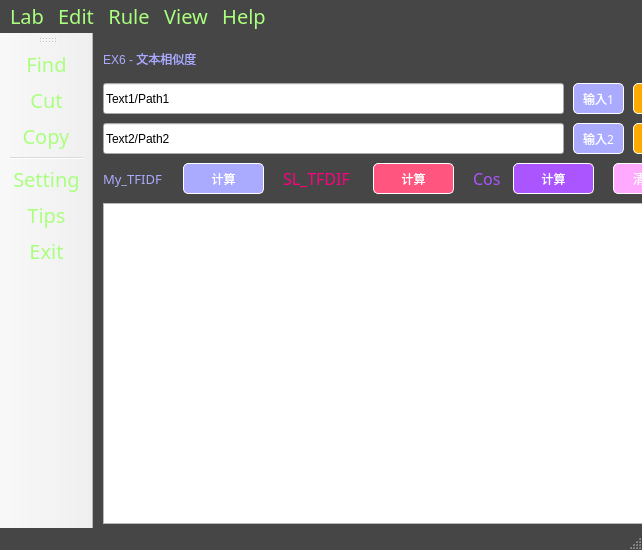
<?xml version="1.0" encoding="UTF-8"?>
<ui version="4.0">
 <class>MainWindow</class>
 <widget class="QMainWindow" name="MainWindow">
  <property name="geometry">
   <rect>
    <x>0</x>
    <y>0</y>
    <width>642</width>
    <height>550</height>
   </rect>
  </property>
  <property name="windowTitle">
   <string>MainWindow</string>
  </property>
  <property name="styleSheet">
   <string notr="true">QMainWindow{
	background-color: rgb(70, 70, 70); /*背景色*/
}
</string>
  </property>
  <property name="iconSize">
   <size>
    <width>32</width>
    <height>32</height>
   </size>
  </property>
  <widget class="QWidget" name="centralwidget">
   <property name="styleSheet">
    <string notr="true">QCentralwidget{
	background-color: rgb(70, 70, 70); /*背景色*/
}</string>
   </property>
   <widget class="QPushButton" name="pushButton">
    <property name="geometry">
     <rect>
      <x>280</x>
      <y>130</y>
      <width>81</width>
      <height>31</height>
     </rect>
    </property>
    <property name="autoFillBackground">
     <bool>false</bool>
    </property>
    <property name="styleSheet">
     <string notr="true">QPushButton
{
	background-color: rgb(255, 85, 127); /*背景色*/ 
	border-style: outset;    /* 边界内凹 */
	border-width: 1px;     /* 边边界宽度 */
	border-radius: 5px; /* 边界圆滑 */
	font: dengxian 16px;     /* 字体大小 */
	min-width: 2em;
	color: white; /* 字体颜色 */
	
}
/* 鼠标经过改变按钮颜色 */
QPushButton:hover
{
	background-color: rgb(0, 150, 0);
}
</string>
    </property>
    <property name="text">
     <string>计算</string>
    </property>
   </widget>
   <widget class="QLabel" name="label">
    <property name="geometry">
     <rect>
      <x>10</x>
      <y>10</y>
      <width>291</width>
      <height>31</height>
     </rect>
    </property>
    <property name="styleSheet">
     <string notr="true">font: 25 20pt &quot;等线 Light&quot;;
color: rgb(170, 170, 255)</string>
    </property>
    <property name="text">
     <string>EX6 - 文本相似度</string>
    </property>
   </widget>
   <widget class="QPushButton" name="pushButton_2">
    <property name="geometry">
     <rect>
      <x>520</x>
      <y>130</y>
      <width>71</width>
      <height>31</height>
     </rect>
    </property>
    <property name="autoFillBackground">
     <bool>false</bool>
    </property>
    <property name="styleSheet">
     <string notr="true">QPushButton
{
	background-color: rgb(255, 170, 255); /*背景色*/ 
	border-style: outset;    /* 边界内凹 */
	border-width: 1px;     /* 边边界宽度 */
	border-radius: 5px; /* 边界圆滑 */
	font: dengxian 16px;     /* 字体大小 */
	min-width: 2em;
	color: white; /* 字体颜色 */
	
}
/* 鼠标经过改变按钮颜色 */
QPushButton:hover
{
	background-color: rgb(0, 150, 0);
}
</string>
    </property>
    <property name="text">
     <string>清屏1</string>
    </property>
   </widget>
   <widget class="QPushButton" name="pushButton_4">
    <property name="geometry">
     <rect>
      <x>90</x>
      <y>130</y>
      <width>81</width>
      <height>31</height>
     </rect>
    </property>
    <property name="autoFillBackground">
     <bool>false</bool>
    </property>
    <property name="styleSheet">
     <string notr="true">QPushButton
{
	background-color: rgb(170, 170, 255); /*背景色*/ 
	border-style: outset;    /* 边界内凹 */
	border-width: 1px;     /* 边边界宽度 */
	border-radius: 5px; /* 边界圆滑 */
	font: dengxian 16px;     /* 字体大小 */
	min-width: 2em;
	color: white; /* 字体颜色 */
	
}
/* 鼠标经过改变按钮颜色 */
QPushButton:hover
{
	background-color: rgb(0, 150, 0);
}
</string>
    </property>
    <property name="text">
     <string>计算</string>
    </property>
   </widget>
   <widget class="QTextBrowser" name="textBrowser">
    <property name="geometry">
     <rect>
      <x>10</x>
      <y>170</y>
      <width>581</width>
      <height>321</height>
     </rect>
    </property>
    <property name="font">
     <font>
      <family>等线</family>
      <pointsize>12</pointsize>
     </font>
    </property>
    <property name="styleSheet">
     <string notr="true"/>
    </property>
    <property name="html">
     <string>&lt;!DOCTYPE HTML PUBLIC &quot;-//W3C//DTD HTML 4.0//EN&quot; &quot;http://www.w3.org/TR/REC-html40/strict.dtd&quot;&gt;
&lt;html&gt;&lt;head&gt;&lt;meta name=&quot;qrichtext&quot; content=&quot;1&quot; /&gt;&lt;style type=&quot;text/css&quot;&gt;
p, li { white-space: pre-wrap; }
&lt;/style&gt;&lt;/head&gt;&lt;body style=&quot; font-family:'等线'; font-size:12pt; font-weight:400; font-style:normal;&quot;&gt;
&lt;p style=&quot;-qt-paragraph-type:empty; margin-top:0px; margin-bottom:0px; margin-left:0px; margin-right:0px; -qt-block-indent:0; text-indent:0px;&quot;&gt;&lt;br /&gt;&lt;/p&gt;&lt;/body&gt;&lt;/html&gt;</string>
    </property>
   </widget>
   <widget class="QLineEdit" name="lineEdit">
    <property name="geometry">
     <rect>
      <x>10</x>
      <y>50</y>
      <width>461</width>
      <height>31</height>
     </rect>
    </property>
    <property name="text">
     <string>Text1/Path1</string>
    </property>
   </widget>
   <widget class="QLineEdit" name="lineEdit_2">
    <property name="geometry">
     <rect>
      <x>10</x>
      <y>90</y>
      <width>461</width>
      <height>31</height>
     </rect>
    </property>
    <property name="text">
     <string>Text2/Path2</string>
    </property>
   </widget>
   <widget class="QPushButton" name="pushButton_5">
    <property name="geometry">
     <rect>
      <x>540</x>
      <y>50</y>
      <width>51</width>
      <height>31</height>
     </rect>
    </property>
    <property name="autoFillBackground">
     <bool>false</bool>
    </property>
    <property name="styleSheet">
     <string notr="true">QPushButton
{
	background-color: rgb(255, 170, 0); /*背景色*/ 
	border-style: outset;    /* 边界内凹 */
	border-width: 1px;     /* 边边界宽度 */
	border-radius: 5px; /* 边界圆滑 */
	font: dengxian 16px;     /* 字体大小 */
	min-width: 2em;
	color: white; /* 字体颜色 */
	
}
/* 鼠标经过改变按钮颜色 */
QPushButton:hover
{
	background-color: rgb(0, 150, 0);
}
</string>
    </property>
    <property name="text">
     <string>File1</string>
    </property>
   </widget>
   <widget class="QPushButton" name="pushButton_6">
    <property name="geometry">
     <rect>
      <x>540</x>
      <y>90</y>
      <width>51</width>
      <height>31</height>
     </rect>
    </property>
    <property name="autoFillBackground">
     <bool>false</bool>
    </property>
    <property name="styleSheet">
     <string notr="true">QPushButton
{
	background-color: rgb(255, 170, 0); /*背景色*/ 
	border-style: outset;    /* 边界内凹 */
	border-width: 1px;     /* 边边界宽度 */
	border-radius: 5px; /* 边界圆滑 */
	font: dengxian 16px;     /* 字体大小 */
	min-width: 2em;
	color: white; /* 字体颜色 */
	
}
/* 鼠标经过改变按钮颜色 */
QPushButton:hover
{
	background-color: rgb(0, 150, 0);
}
</string>
    </property>
    <property name="text">
     <string>File2</string>
    </property>
   </widget>
   <widget class="QLabel" name="label_4">
    <property name="geometry">
     <rect>
      <x>190</x>
      <y>130</y>
      <width>91</width>
      <height>31</height>
     </rect>
    </property>
    <property name="font">
     <font>
      <family>等线</family>
      <pointsize>12</pointsize>
      <weight>50</weight>
      <italic>false</italic>
      <bold>false</bold>
     </font>
    </property>
    <property name="styleSheet">
     <string notr="true">font: 12pt &quot;等线&quot;;
color: rgb(255, 0, 127)</string>
    </property>
    <property name="text">
     <string>SL_TFDIF</string>
    </property>
   </widget>
   <widget class="QLabel" name="label_5">
    <property name="geometry">
     <rect>
      <x>380</x>
      <y>130</y>
      <width>51</width>
      <height>31</height>
     </rect>
    </property>
    <property name="font">
     <font>
      <family>等线</family>
      <pointsize>12</pointsize>
      <weight>50</weight>
      <italic>false</italic>
      <bold>false</bold>
     </font>
    </property>
    <property name="styleSheet">
     <string notr="true">font: 12pt &quot;等线&quot;;
color: rgb(170, 85, 255)</string>
    </property>
    <property name="text">
     <string>Cos</string>
    </property>
   </widget>
   <widget class="QPushButton" name="pushButton_7">
    <property name="geometry">
     <rect>
      <x>420</x>
      <y>130</y>
      <width>81</width>
      <height>31</height>
     </rect>
    </property>
    <property name="autoFillBackground">
     <bool>false</bool>
    </property>
    <property name="styleSheet">
     <string notr="true">QPushButton
{
	background-color: rgb(170, 85, 255); /*背景色*/ 
	border-style: outset;    /* 边界内凹 */
	border-width: 1px;     /* 边边界宽度 */
	border-radius: 5px; /* 边界圆滑 */
	font: dengxian 16px;     /* 字体大小 */
	min-width: 2em;
	color: white; /* 字体颜色 */
	
}
/* 鼠标经过改变按钮颜色 */
QPushButton:hover
{
	background-color: rgb(0, 150, 0);
}
</string>
    </property>
    <property name="text">
     <string>计算</string>
    </property>
   </widget>
   <widget class="QLabel" name="label_7">
    <property name="geometry">
     <rect>
      <x>10</x>
      <y>130</y>
      <width>81</width>
      <height>31</height>
     </rect>
    </property>
    <property name="font">
     <font>
      <family>等线</family>
      <pointsize>10</pointsize>
      <weight>50</weight>
      <italic>false</italic>
      <bold>false</bold>
     </font>
    </property>
    <property name="styleSheet">
     <string notr="true">font: 10pt &quot;等线&quot;;
color: rgb(170, 170, 255)</string>
    </property>
    <property name="text">
     <string>My_TFIDF</string>
    </property>
   </widget>
   <widget class="QPushButton" name="pushButton_8">
    <property name="geometry">
     <rect>
      <x>480</x>
      <y>50</y>
      <width>51</width>
      <height>31</height>
     </rect>
    </property>
    <property name="autoFillBackground">
     <bool>false</bool>
    </property>
    <property name="styleSheet">
     <string notr="true">QPushButton
{
	background-color: rgb(170, 170, 255); /*背景色*/ 
	border-style: outset;    /* 边界内凹 */
	border-width: 1px;     /* 边边界宽度 */
	border-radius: 5px; /* 边界圆滑 */
	font: dengxian 16px;     /* 字体大小 */
	min-width: 2em;
	color: white; /* 字体颜色 */
	
}
/* 鼠标经过改变按钮颜色 */
QPushButton:hover
{
	background-color: rgb(0, 150, 0);
}
</string>
    </property>
    <property name="text">
     <string>输入1</string>
    </property>
   </widget>
   <widget class="QPushButton" name="pushButton_9">
    <property name="geometry">
     <rect>
      <x>480</x>
      <y>90</y>
      <width>51</width>
      <height>31</height>
     </rect>
    </property>
    <property name="autoFillBackground">
     <bool>false</bool>
    </property>
    <property name="styleSheet">
     <string notr="true">QPushButton
{
	background-color: rgb(170, 170, 255); /*背景色*/ 
	border-style: outset;    /* 边界内凹 */
	border-width: 1px;     /* 边边界宽度 */
	border-radius: 5px; /* 边界圆滑 */
	font: dengxian 16px;     /* 字体大小 */
	min-width: 2em;
	color: white; /* 字体颜色 */
	
}
/* 鼠标经过改变按钮颜色 */
QPushButton:hover
{
	background-color: rgb(0, 150, 0);
}
</string>
    </property>
    <property name="text">
     <string>输入2</string>
    </property>
   </widget>
   <zorder>label_4</zorder>
   <zorder>pushButton</zorder>
   <zorder>label</zorder>
   <zorder>pushButton_2</zorder>
   <zorder>pushButton_4</zorder>
   <zorder>textBrowser</zorder>
   <zorder>lineEdit</zorder>
   <zorder>lineEdit_2</zorder>
   <zorder>pushButton_5</zorder>
   <zorder>pushButton_6</zorder>
   <zorder>label_5</zorder>
   <zorder>pushButton_7</zorder>
   <zorder>label_7</zorder>
   <zorder>pushButton_8</zorder>
   <zorder>pushButton_9</zorder>
  </widget>
  <widget class="QMenuBar" name="menubar">
   <property name="geometry">
    <rect>
     <x>0</x>
     <y>0</y>
     <width>642</width>
     <height>27</height>
    </rect>
   </property>
   <property name="styleSheet">
    <string notr="true">*{
	font-family: dengxian;
	font-size: 20px;
	color: rgb(170, 255, 127);
	background-color: rgb(70, 70, 70); /*背景色*/
}</string>
   </property>
   <widget class="QMenu" name="menuFILE">
    <property name="title">
     <string>Rule</string>
    </property>
    <addaction name="actionSetting"/>
    <addaction name="separator"/>
    <addaction name="actionExit"/>
   </widget>
   <widget class="QMenu" name="menuEdit">
    <property name="title">
     <string>Edit</string>
    </property>
    <addaction name="actionFind"/>
    <addaction name="actionCut"/>
    <addaction name="actionCopy"/>
    <addaction name="actionPaste"/>
    <addaction name="separator"/>
    <addaction name="actionundo"/>
    <addaction name="actionRedo_paste"/>
    <addaction name="actionDelet"/>
    <addaction name="separator"/>
   </widget>
   <widget class="QMenu" name="menuView">
    <property name="title">
     <string>View</string>
    </property>
    <widget class="QMenu" name="menuTheme">
     <property name="title">
      <string>Theme</string>
     </property>
     <property name="icon">
      <iconset>
       <normaloff>../icon/主题_theme.svg</normaloff>../icon/主题_theme.svg</iconset>
     </property>
     <addaction name="actionDark"/>
     <addaction name="actionLight"/>
     <addaction name="actionFresh"/>
     <addaction name="actionRetro"/>
    </widget>
    <widget class="QMenu" name="menuLanguage">
     <property name="title">
      <string>Language</string>
     </property>
     <addaction name="actionChinese"/>
     <addaction name="actionEnglish"/>
    </widget>
    <addaction name="actionappearance"/>
    <addaction name="menuTheme"/>
    <addaction name="menuLanguage"/>
   </widget>
   <widget class="QMenu" name="menuHelp">
    <property name="title">
     <string>Help</string>
    </property>
    <addaction name="actionTips"/>
    <addaction name="actionAbout"/>
    <addaction name="separator"/>
    <addaction name="actionEdit"/>
    <addaction name="actionAbout_2"/>
   </widget>
   <widget class="QMenu" name="menuLab">
    <property name="title">
     <string>Lab</string>
    </property>
    <widget class="QMenu" name="menuEx1">
     <property name="title">
      <string>Ex1</string>
     </property>
     <addaction name="actionT1"/>
     <addaction name="actionex1"/>
    </widget>
    <widget class="QMenu" name="menuEx2">
     <property name="title">
      <string>Ex2</string>
     </property>
     <addaction name="actionT1_2"/>
     <addaction name="actionex1_2"/>
    </widget>
    <widget class="QMenu" name="menuEx3">
     <property name="title">
      <string>Ex3</string>
     </property>
     <addaction name="actionT1_3"/>
     <addaction name="actionex1_3"/>
    </widget>
    <widget class="QMenu" name="menuEx4">
     <property name="title">
      <string>Ex4</string>
     </property>
     <addaction name="actionT1_4"/>
     <addaction name="actionex1_4"/>
    </widget>
    <widget class="QMenu" name="menuEx6">
     <property name="title">
      <string>Ex6</string>
     </property>
     <addaction name="actionT1_6"/>
     <addaction name="actionex1_6"/>
    </widget>
    <widget class="QMenu" name="menuEx5">
     <property name="title">
      <string>Ex5</string>
     </property>
     <addaction name="actionT1_5"/>
     <addaction name="actionex1_5"/>
    </widget>
    <widget class="QMenu" name="menuEx7">
     <property name="title">
      <string>Ex7</string>
     </property>
     <addaction name="actionT1_7"/>
     <addaction name="actionex1_7"/>
    </widget>
    <widget class="QMenu" name="menuEx8">
     <property name="title">
      <string>Ex8</string>
     </property>
     <addaction name="actionT1_8"/>
     <addaction name="actionex1_8"/>
    </widget>
    <addaction name="menuEx1"/>
    <addaction name="menuEx2"/>
    <addaction name="menuEx3"/>
    <addaction name="menuEx4"/>
    <addaction name="menuEx5"/>
    <addaction name="menuEx6"/>
    <addaction name="menuEx7"/>
    <addaction name="menuEx8"/>
   </widget>
   <addaction name="menuLab"/>
   <addaction name="menuEdit"/>
   <addaction name="menuFILE"/>
   <addaction name="menuView"/>
   <addaction name="menuHelp"/>
  </widget>
  <widget class="QStatusBar" name="statusbar"/>
  <widget class="QToolBar" name="toolBar_3">
   <property name="windowTitle">
    <string>toolBar_3</string>
   </property>
   <property name="styleSheet">
    <string notr="true">*{
	font-family: dengxian;
	font-size: 20px;
	color: rgb(170, 255, 127);
}</string>
   </property>
   <attribute name="toolBarArea">
    <enum>LeftToolBarArea</enum>
   </attribute>
   <attribute name="toolBarBreak">
    <bool>false</bool>
   </attribute>
   <addaction name="actionFind"/>
   <addaction name="actionCut"/>
   <addaction name="actionCopy"/>
   <addaction name="separator"/>
   <addaction name="actionSetting"/>
   <addaction name="actionTips"/>
   <addaction name="actionExit"/>
  </widget>
  <action name="actionEdit">
   <property name="text">
    <string>Version</string>
   </property>
  </action>
  <action name="actionSetting">
   <property name="icon">
    <iconset>
     <normaloff>../icon/设置_setting.svg</normaloff>../icon/设置_setting.svg</iconset>
   </property>
   <property name="text">
    <string>Setting</string>
   </property>
  </action>
  <action name="actionExit">
   <property name="icon">
    <iconset>
     <normaloff>../icon/退出_logout.svg</normaloff>../icon/退出_logout.svg</iconset>
   </property>
   <property name="text">
    <string>Exit</string>
   </property>
  </action>
  <action name="actionTips">
   <property name="icon">
    <iconset>
     <normaloff>../icon/提示_tips-one.svg</normaloff>../icon/提示_tips-one.svg</iconset>
   </property>
   <property name="text">
    <string>Tips</string>
   </property>
  </action>
  <action name="actionAbout">
   <property name="text">
    <string>donate</string>
   </property>
  </action>
  <action name="actionappearance">
   <property name="text">
    <string>Appearance</string>
   </property>
  </action>
  <action name="actionCut">
   <property name="icon">
    <iconset>
     <normaloff>../icon/裁切_cutting-one.svg</normaloff>../icon/裁切_cutting-one.svg</iconset>
   </property>
   <property name="text">
    <string>Cut</string>
   </property>
  </action>
  <action name="actionCopy">
   <property name="icon">
    <iconset>
     <normaloff>../icon/复制_copy.svg</normaloff>../icon/复制_copy.svg</iconset>
   </property>
   <property name="text">
    <string>Copy</string>
   </property>
  </action>
  <action name="actionPaste">
   <property name="text">
    <string>Paste</string>
   </property>
  </action>
  <action name="actionDelet">
   <property name="icon">
    <iconset>
     <normaloff>../icon/删除_delete.svg</normaloff>../icon/删除_delete.svg</iconset>
   </property>
   <property name="text">
    <string>Delete</string>
   </property>
  </action>
  <action name="actionundo">
   <property name="text">
    <string>Undo</string>
   </property>
  </action>
  <action name="actionRedo_paste">
   <property name="text">
    <string>Redo</string>
   </property>
  </action>
  <action name="actionFind">
   <property name="icon">
    <iconset>
     <normaloff>../icon/查找_find.svg</normaloff>../icon/查找_find.svg</iconset>
   </property>
   <property name="text">
    <string>Find</string>
   </property>
  </action>
  <action name="actionAbout_2">
   <property name="text">
    <string>About</string>
   </property>
  </action>
  <action name="actionT1">
   <property name="text">
    <string>T1</string>
   </property>
  </action>
  <action name="actionex1">
   <property name="text">
    <string>ex1</string>
   </property>
  </action>
  <action name="actionT1_2">
   <property name="text">
    <string>T1</string>
   </property>
  </action>
  <action name="actionex1_2">
   <property name="text">
    <string>ex1</string>
   </property>
  </action>
  <action name="actionT1_3">
   <property name="text">
    <string>T1</string>
   </property>
  </action>
  <action name="actionex1_3">
   <property name="text">
    <string>ex1</string>
   </property>
  </action>
  <action name="actionT1_4">
   <property name="text">
    <string>T1</string>
   </property>
  </action>
  <action name="actionex1_4">
   <property name="text">
    <string>ex1</string>
   </property>
  </action>
  <action name="actionT1_5">
   <property name="text">
    <string>T1</string>
   </property>
  </action>
  <action name="actionex1_5">
   <property name="text">
    <string>ex1</string>
   </property>
  </action>
  <action name="actionT1_6">
   <property name="text">
    <string>T1</string>
   </property>
  </action>
  <action name="actionex1_6">
   <property name="text">
    <string>ex1</string>
   </property>
  </action>
  <action name="actionT1_7">
   <property name="text">
    <string>T1</string>
   </property>
  </action>
  <action name="actionex1_7">
   <property name="text">
    <string>ex1</string>
   </property>
  </action>
  <action name="actionT1_8">
   <property name="text">
    <string>T1</string>
   </property>
  </action>
  <action name="actionex1_8">
   <property name="text">
    <string>ex1</string>
   </property>
  </action>
  <action name="actionDark">
   <property name="text">
    <string>Dark</string>
   </property>
  </action>
  <action name="actionLight">
   <property name="text">
    <string>Light</string>
   </property>
  </action>
  <action name="actionFresh">
   <property name="text">
    <string>Fresh</string>
   </property>
  </action>
  <action name="actionRetro">
   <property name="text">
    <string>Retro</string>
   </property>
  </action>
  <action name="actionChinese">
   <property name="text">
    <string>Chinese</string>
   </property>
  </action>
  <action name="actionEnglish">
   <property name="text">
    <string>English</string>
   </property>
  </action>
 </widget>
 <resources>
  <include location="../icon/dark.qrc"/>
 </resources>
 <connections/>
</ui>
